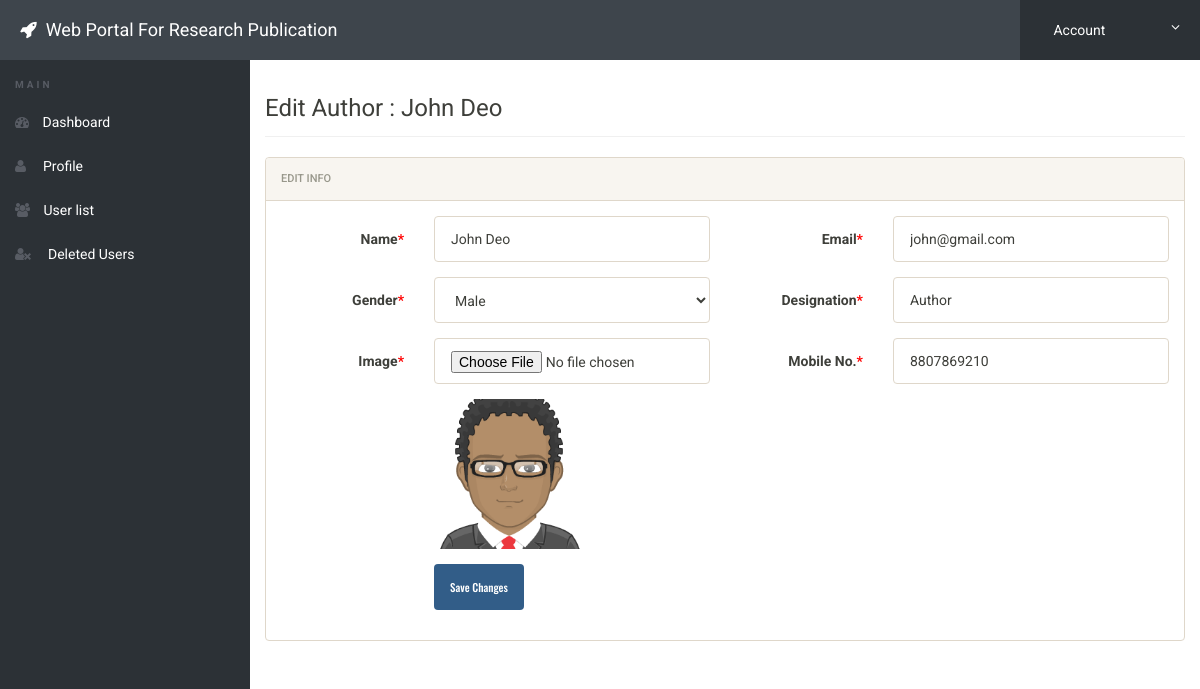
/admin/edit-user.php?edit=20 (signed in), run on the app's committed database.
### tables this page shows
CREATE TABLE `users` (
  `id` int NOT NULL,
  `name` varchar(50) NOT NULL,
  `email` varchar(50) NOT NULL,
  `password` varchar(50) NOT NULL,
  `gender` varchar(50) NOT NULL,
  `mobile` varchar(50) NOT NULL,
  `designation` varchar(50) NOT NULL,
  `image` varchar(50) NOT NULL,
  `status` int NOT NULL
);

### admin/edit-user.php (the view, shortened to what this page needs)
<?php
include('includes/config.php');
if (strlen($_SESSION['alogin']) == 0) {
	header('location:index.php');
} else {
	if (isset($_GET['edit'])) {
		$editid = $_GET['edit'];
	}
?>
	<!doctype html>
	<html lang="en" class="no-js">
	<head>
		<link rel="stylesheet" href="css/font-awesome.min.css">
		<link rel="stylesheet" href="css/bootstrap.min.css">
		<link rel="stylesheet" href="css/dataTables.bootstrap.min.css">
		<link rel="stylesheet" href="css/bootstrap-social.css">
		<link rel="stylesheet" href="css/bootstrap-select.css">
		<link rel="stylesheet" href="css/fileinput.min.css">
		<link rel="stylesheet" href="css/awesome-bootstrap-checkbox.css">
		<link rel="stylesheet" href="css/style.css">
	</head>
	<body>
		<?php
		$sql = "SELECT * from users where id = :editid";
		$query = $dbh->prepare($sql);
		$query->bindParam(':editid', $editid, PDO::PARAM_INT);
		$query->execute();
		$result = $query->fetch(PDO::FETCH_OBJ);
		?>
		<?php include('includes/header.php'); ?>
		<div class="ts-main-content">
			<?php include('includes/leftbar.php'); ?>
			<div class="content-wrapper">
				<div class="container-fluid">
					<div class="row">
						<div class="col-md-12">
							<h3 class="page-title">Edit Author : <?php echo ucwords(htmlentities($result->name)); ?></h3>
							<div class="row">
								<div class="col-md-12">
									<div class="panel panel-default">
										<div class="panel-heading">Edit Info</div>
										<div class="panel-body">
											<form method="post" class="form-horizontal" enctype="multipart/form-data" name="imgform">
												<div class="form-group">
													<label class="col-sm-2 control-label">Name<span style="color:red">*</span></label>
													<div class="col-sm-4">
														<input type="text" name="name" class="form-control" required value="<?php echo htmlentities($result->name); ?>">
													</div>
													<label class="col-sm-2 control-label">Email<span style="color:red">*</span></label>
													<div class="col-sm-4">
														<input type="email" name="email" class="form-control" required value="<?php echo htmlentities($result->email); ?>">
													</div>
												</div>
												<div class="form-group">
													<label class="col-sm-2 control-label">Gender<span style="color:red">*</span></label>
													<div class="col-sm-4">
														<select name="gender" class="form-control" required>
															<option value="Male" <?php echo (isset($result->gender) && $result->gender == 'Male')?"selected='selected'":"";?>>Male</option>
														</select>
													</div>
													<label class="col-sm-2 control-label">Designation<span style="color:red">*</span></label>
													<div class="col-sm-4">
														<input type="text" name="designation" class="form-control" required value="<?php echo htmlentities($result->designation); ?>">
													</div>
												</div>
												<div class="form-group">
													<label class="col-sm-2 control-label">Image<span style="color:red">*</span></label>
													<div class="col-sm-4">
														<input type="file" name="image" class="form-control">
													</div>
													<label class="col-sm-2 control-label">Mobile No.<span style="color:red">*</span></label>
													<div class="col-sm-4">
														<input type="number" name="mobileno" class="form-control" required value="<?php echo htmlentities($result->mobile); ?>">
													</div>
												</div>
												<div class="form-group">
													<div class="col-sm-8 col-sm-offset-2">
														<img src="../images/<?php echo htmlentities($result->image); ?>" width="150px" />
													</div>
												</div>
												<div class="form-group">
													<div class="col-sm-8 col-sm-offset-2">
														<button class="btn btn-primary" name="submit" type="submit">Save Changes</button>
													</div>
												</div>
											</form>
										</div>
									</div>
								</div>
							</div>
						</div>
					</div>
				</div>
			</div>
		</div>
	</body>
	</html>
<?php } ?>

### admin/css/style.css (style rules this page uses)
html { font-size: 14px; }
@media only screen and (min-width: 480px) { html { font-size: 17px; } }
@media only screen and (min-width: 768px) { html { font-size: 14px; } }
body { font-size: 1em; }
.btn { font-family: 'Oswald', sans-serif; }
.panel { overflow: hidden; }
.btn { text-transform: none; }
.page-title { padding-bottom: 15px; margin-bottom: 20px; border-bottom: 1px solid #f0f0f0; }
.ts-main-content .content-wrapper { padding-top: 15px; margin-top: 60px; }
@media only screen and (min-width: 992px) { .ts-main-content .content-wrapper { margin-left: 250px; } }

### data on the page
users: name "John Deo", email "john@gmail.com", gender "Male", designation "Author", mobileno "8807869210", image (placeholder picture)
